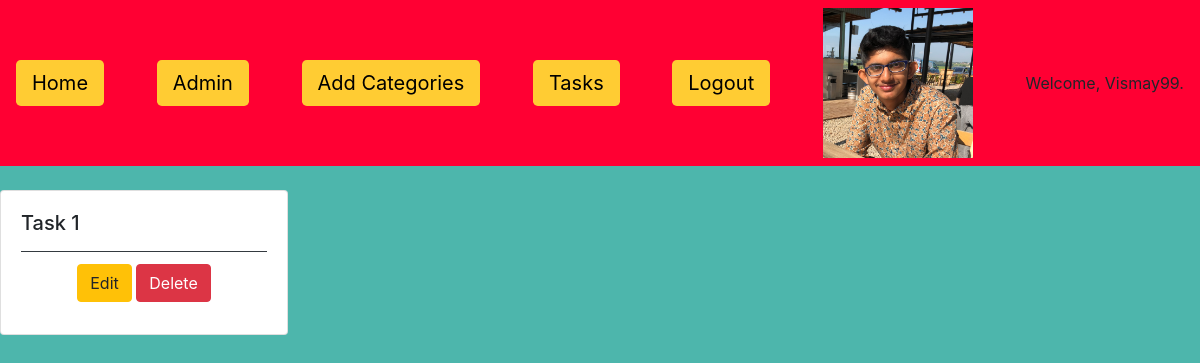
The page /ToDoApp/ (signed in) on the database as committed earlier.
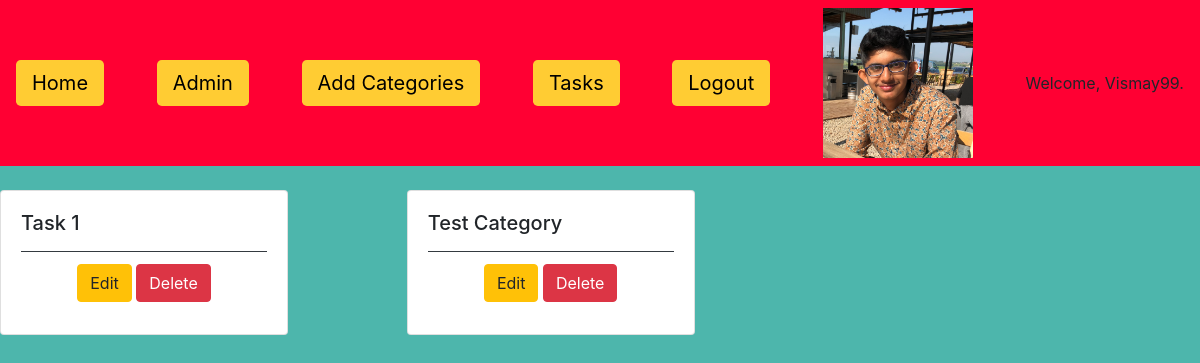
The same page on the database as committed later.
### ToDoApp/models.py (models this page shows, shortened)
class Task_Category(models.Model):
	user = models.ForeignKey(AppUser,on_delete = models.CASCADE)
	title = models.CharField(max_length = 50)
	description = models.TextField(blank = True)
	class Meta:
		verbose_name = ("Category")
		verbose_name_plural = ("Categories")

### ToDoApp/views.py (the view)
# urls.py: path('', views.categoryindex, name = 'categoryindex'),
@login_required(login_url = 'home')
def categoryindex(request):
    task_category_list = Task_Category.objects.filter(user = request.user)
    return render(request, 'ToDoApp/task_category_list.html', {'task_category_list': task_category_list})

### ToDoApp/templates/ToDoApp/task_category_list.html (shortened to what this page needs)
<!DOCTYPE html>
{% load static %}
<html>
<head>
    <link rel="stylesheet" href="https://stackpath.bootstrapcdn.com/bootstrap/4.3.1/css/bootstrap.min.css"
integrity="sha384-ggOyR0iXCbMQv3Xipma34MD+dH/1fQ784/j6cY/iJTQUOhcWr7x9JvoRxT2MZw1T">
</head>
<body style="background-color:#4DB6AC;">
<nav class="navbar navbar-light" style="background-color:#FF0033;">
    <a class="navbar-link btn-lg" href="{% url 'ToDoApp:categoryindex' %}" style="background-color:#FFCC33;color:#000000;">Home</a>
<a href="{% url 'admin:index' %}" class = 'navbar-link btn-lg' style="background-color:#FFCC33;color:#000000;">Admin</a>
    <a href="{% url 'ToDoApp:create-category' %}" class="navbar-link btn-lg" style="background-color:#FFCC33;color:#000000;">Add Categories</a>
    <a href="{% url 'ToDoApp:taskindex' %}" class="navbar-link btn-lg" style="background-color:#FFCC33;color:#000000;"> Tasks</a>
    <a href="{% url 'logout' %}" class="navbar-link btn-lg" style="background-color:#FFCC33;color:#000000;">Logout</a>
{% if user.is_authenticated %}
   {% if request.user.profile_pic %}
    <center><img src="{{ request.user.profile_pic.url }}" width=150 height=150></center>
    {% endif %}
     <center>Welcome, {{ user.username }}.</center>
{% endif %}
</nav>
<br>
{% block content %}
<div class="card-columns">
    {% for task_category in task_category_list %}
    <div class="card" style="width: 18rem;">
  <div class="card-body">
    <h5 class="card-title">{{ task_category.title }}</h5>
   <div class="card-footer bg-transparent border-dark">
   <center>
       <a href="update/{{task_category.id}}" class="btn btn-warning" id = '{{task_category.id}}'>Edit</a>
       <a href="delete/{{task_category.id}}" class="btn btn-danger" id = '{{task_category.id}}'>Delete</a>
    </center>
    </div>
  </div>
</div>
    {% endfor %}
</div>
{% endblock %}
</body>
</html>

Rows that differ between the two databases and show on the page:
added Task_Category: title "Test Category"
